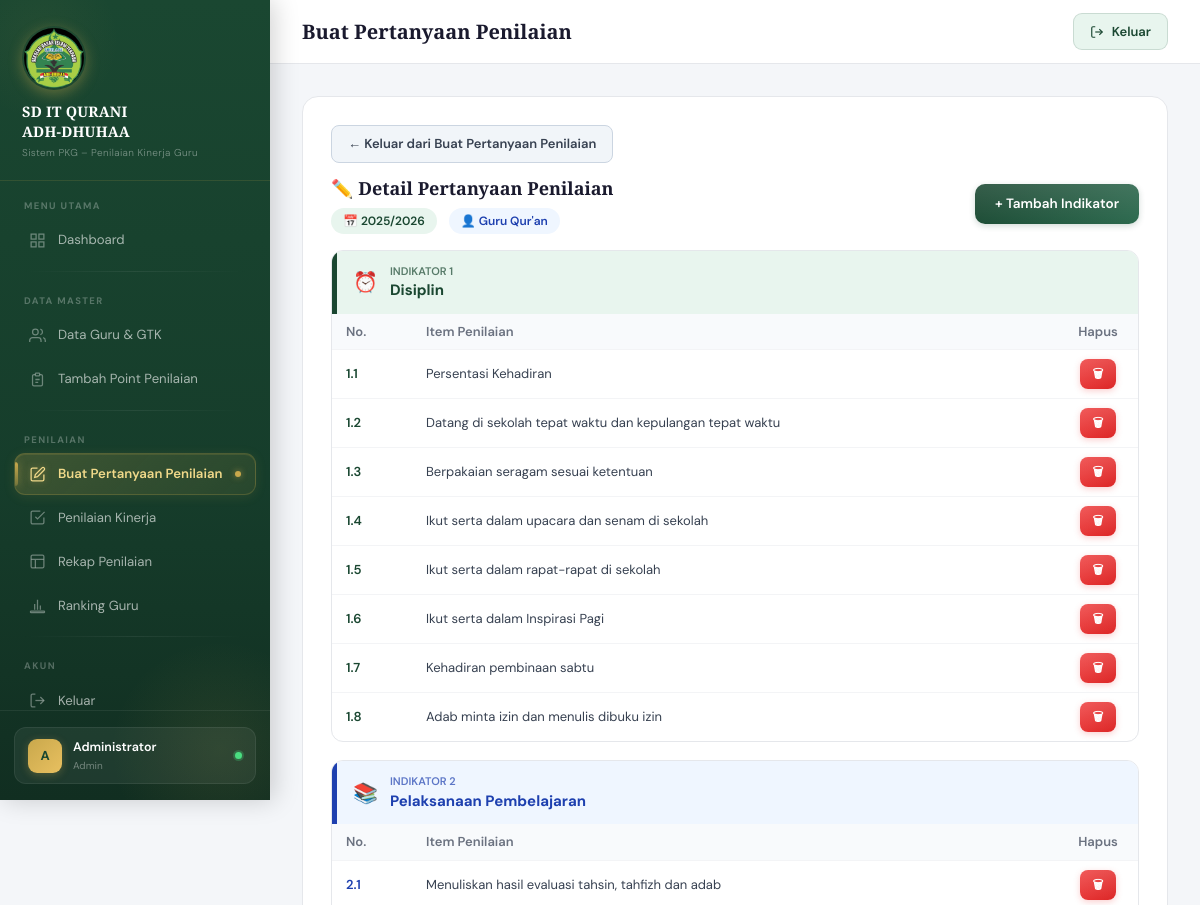
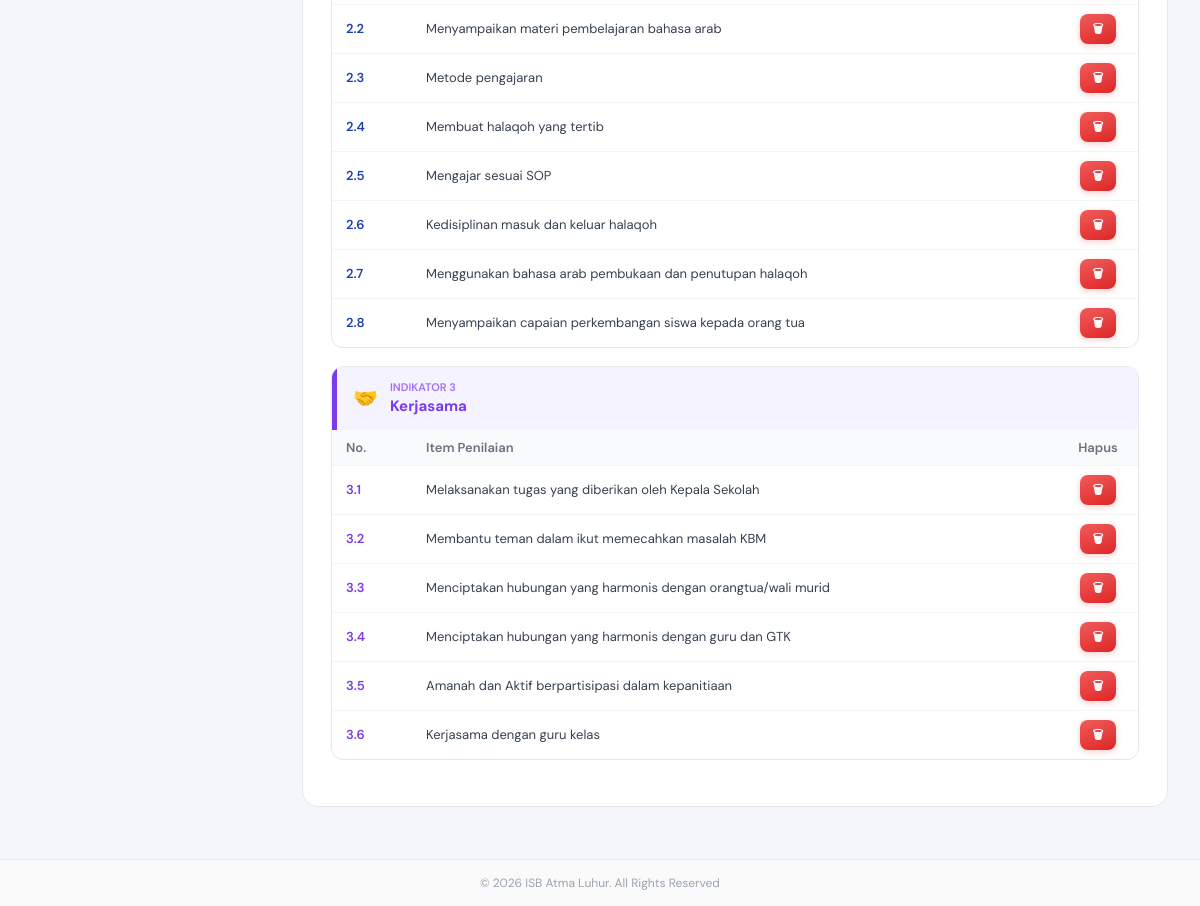
Page /custom_penilaian.php?action=edit&id=18 (signed in) on the committed database (2 pictures, top to bottom).
### tables this page shows
CREATE TABLE `komponen` (
  `id_komponen` int NOT NULL,
  `ta_komponen` varchar(255) NOT NULL COMMENT 'Nama/deskripsi komponen',
  `type_guru` varchar(20) NOT NULL COMMENT 'FK ke tipe_guru.kode'
);

CREATE TABLE `isi` (
  `id_komponen` int NOT NULL COMMENT 'FK ke komponen.id_komponen',
  `nama_indikator` varchar(100) NOT NULL COMMENT 'Nama indikator dalam custom penilaian',
  `urutan_isi` int DEFAULT '0' COMMENT 'Urutan indikator dalam komponen',
  `id_item` int NOT NULL COMMENT 'FK ke item.id_item',
  `nomor_item` varchar(10) NOT NULL COMMENT 'cth: 1.1, 1.2, 2.1'
);

CREATE TABLE `item` (
  `id_item` int NOT NULL,
  `nama_item` varchar(255) NOT NULL,
  `created_at` timestamp NULL DEFAULT CURRENT_TIMESTAMP
);

### includes/config.php (called while the page is built, shortened)
<?php
function getTipeGuru(PDO $pdo): array
{
    if (!isset($GLOBALS['_cache_tipe_guru'])) {
        try {
            $rows = $pdo->query("SELECT kode, label FROM tipe_guru ORDER BY urutan")->fetchAll();
            $result = [];
            foreach ($rows as $row) {
                $result[$row['kode']] = $row['label'];
            }
        } catch (Exception $e) {
            $GLOBALS['_cache_tipe_guru'] = [
                'guru_quran' => "Guru Qur'an",
                'guru_kelas' => 'Guru Kelas',
                'mapel'      => 'Guru Mapel',
                'gtk'        => 'GTK/Staff',
            ];
        }
    }
    return $GLOBALS['_cache_tipe_guru'];
}

### custom_penilaian.php (the view, shortened to what this page needs)
<?php
require_once 'includes/config.php';
$action = $_GET['action'] ?? '';
$id     = (int)($_GET['id'] ?? 0);
$tipeLabels   = getTipeGuru($pdo);
$editKomponen   = null;
$isiList        = [];
if ($action === 'edit' && $id) {
    $stmt = $pdo->prepare("SELECT * FROM komponen WHERE id_komponen = ?");
    $stmt->execute([$id]);
    $editKomponen = $stmt->fetch();
    if ($editKomponen) {
        $stmt2 = $pdo->prepare("
            SELECT s.*, m.nama_item
            FROM isi s
            JOIN item m ON s.id_item = m.id_item
            WHERE s.id_komponen = ?
            ORDER BY s.urutan_isi, s.nomor_item
        ");
        $stmt2->execute([$id]);
        $rawIsi = $stmt2->fetchAll();
        foreach ($rawIsi as $row) {
            $isiList[$row['nama_indikator']][] = $row;
        }
    }
}
require_once 'includes/header.php';
?>
<?php if ($action === 'edit' && $editKomponen): ?>
    <div class="data-table-card" style="margin-bottom:20px;">
        <div style="display:flex;align-items:center;gap:14px;margin-bottom:12px;">
            <a href="custom_penilaian.php"
                style="display:inline-flex;align-items:center;gap:8px;background:#f1f5f9;color:#374151;text-decoration:none;font-size:13px;font-weight:600;padding:8px 16px;border-radius:8px;border:1.5px solid #cbd5e1;transition:all .2s;"
                onmouseover="this.style.background='#e2e8f0';this.style.borderColor='#94a3b8';this.style.color='#111827';"
                onmouseout="this.style.background='#f1f5f9';this.style.borderColor='#cbd5e1';this.style.color='#374151';">
                ← Keluar dari Buat Pertanyaan Penilaian
            </a>
        </div>
        <div class="card-header-custom mb-3">
            <div>
                <div class="card-title-custom">✏️ Detail Pertanyaan Penilaian</div>
                <div style="margin-top:6px;display:flex;gap:12px;flex-wrap:wrap;">
                    <span style="background:#e8f5ee;color:#1a4731;padding:4px 12px;border-radius:20px;font-size:12px;font-weight:600;">
                        📅 <?= htmlspecialchars($editKomponen['ta_komponen']) ?>
                    </span>
                    <span style="background:#eff6ff;color:#1e40af;padding:4px 12px;border-radius:20px;font-size:12px;font-weight:600;">
                        👤 <?= htmlspecialchars($tipeLabels[$editKomponen['type_guru']] ?? $editKomponen['type_guru']) ?>
                    </span>
                </div>
            </div>
            <button type="button" onclick="openModalIndikator()" class="btn-primary-custom">
                + Tambah Indikator
            </button>
        </div>
        <?php
        $katIcons = [
            'Disiplin'                 => ['⏰', '#1a4731', '#e8f5ee'],
            'Pelaksanaan Pembelajaran' => ['📚', '#1e40af', '#eff6ff'],
            'Kerjasama'                => ['🤝', '#7c3aed', '#f5f3ff'],
        ];
        ?>
        <?php if (empty($isiList)): ?>
            <div style="text-align:center;padding:40px;color:#9ca3af;">
                <div style="font-size:36px;margin-bottom:12px;">📂</div>
                <p>Belum ada indikator. Tambahkan indikator dan pilih item penilaiannya.</p>
                <button type="button" onclick="openModalIndikator()" class="btn-primary-custom" style="margin-top:10px;">
                    + Tambah Indikator Pertama
                </button>
            </div>
        <?php else: ?>
            <?php
            $indIdx = 1;
            foreach ($isiList as $namaInd => $items):
                $ic = $katIcons[$namaInd] ?? ['📌', '#374151', '#f9fafb'];
            ?>
                <div style="border:1.5px solid #e5e7eb;border-radius:12px;overflow:hidden;margin-bottom:18px;">
                    <div style="background:<?= $ic[2] ?>;border-left:5px solid <?= $ic[1] ?>;padding:12px 16px;display:flex;align-items:center;gap:12px;">
                        <span style="font-size:20px;"><?= $ic[0] ?></span>
                        <div style="flex:1;">
                            <div style="font-size:11px;color:<?= $ic[1] ?>;font-weight:600;text-transform:uppercase;opacity:.7;">Indikator <?= $indIdx++ ?></div>
                            <div style="font-size:15px;font-weight:700;color:<?= $ic[1] ?>"><?= htmlspecialchars($namaInd) ?></div>
                        </div>
                    </div>
                    <table style="width:100%;border-collapse:collapse;font-size:13px;">
                        <thead>
                            <tr style="background:#f8fafc;">
                                <th style="padding:8px 14px;text-align:left;color:#6b7280;font-weight:600;width:80px;">No.</th>
                                <th style="padding:8px 14px;text-align:left;color:#6b7280;font-weight:600;">Item Penilaian</th>
                                <th style="padding:8px 14px;text-align:center;color:#6b7280;font-weight:600;width:80px;">Hapus</th>
                            </tr>
                        </thead>
                        <tbody>
                            <?php foreach ($items as $it): ?>
                                <tr style="border-top:1px solid #f3f4f6;">
                                    <td style="padding:9px 14px;font-weight:600;color:<?= $ic[1] ?>;"><?= htmlspecialchars($it['nomor_item']) ?></td>
                                    <td style="padding:9px 14px;color:#374151;word-break:break-word;overflow-wrap:anywhere;white-space:normal;"><?= htmlspecialchars($it['nama_item']) ?></td>
                                    <td style="padding:9px 14px;text-align:center;">
                                        <button onclick="hapusIsi(<?= (int)$it['id_item'] ?>, <?= $id ?>, '<?= htmlspecialchars(addslashes($it['nama_indikator']), ENT_QUOTES) ?>')"
                                            class="btn-primary-custom btn-sm-custom btn-delete">🗑</button>
                                    </td>
                                </tr>
                            <?php endforeach; ?>
                        </tbody>
                    </table>
                </div>
            <?php endforeach; ?>
        <?php endif; ?>
    </div>
<?php endif; ?>
<?php require_once 'includes/footer.php'; ?>

### includes/header.php (style rules this page uses)
:root { --hijau: #1a4731; --hijau-muda: #2d6a4f; --hijau-pale: #e8f5ee; --emas: #c9a84c; --emas-muda: #f0d98a; --krem: #faf7f2; --sidebar-w: 270px; --teks: #1a1a2e; --abu: #6b7280; --border: #e5e7eb; }
* { margin: 0; padding: 0; box-sizing: border-box; }
body { font-family: 'DM Sans', sans-serif; background: #f4f6f9; color: var(--teks); }
.data-table-card { background: #fff; border-radius: 16px; padding: 28px; border: 1px solid var(--border); }
.card-header-custom { display: flex; align-items: center; justify-content: space-between; margin-bottom: 24px; }
.card-title-custom { font-family: 'Playfair Display', serif; font-size: 18px; font-weight: 600; color: var(--teks); }
.btn-primary-custom { display: inline-flex; align-items: center; gap: 8px; padding: 10px 20px; background: linear-gradient(135deg, var(--hijau), var(--hijau-muda)); color: #fff; border: none; border-radius: 10px; font-size: 13.5px; font-weight: 500; cursor: pointer; text-decoration: none; transition: all 0.2s; }
.btn-sm-custom { padding: 6px 14px; font-size: 12px; }
.btn-delete { background: linear-gradient(135deg, #ef4444, #dc2626); }
.btn-primary-custom { display: inline-flex; align-items: center; gap: 7px; padding: 10px 20px; background: linear-gradient(135deg, var(--hijau) 0%, var(--hijau-muda) 100%); color: #fff !important; border: none; border-radius: 10px; font-size: 13.5px; font-weight: 600; cursor: pointer; text-decoration: none; transition: all .2s cubic-bezier(.4,0,.2,1); box-shadow: 0 2px 6px rgba(26,71,49,.2); position: relative; overflow: hidden; }
.btn-primary-custom::after { content:''; position:absolute; inset:0; background:linear-gradient(180deg,rgba(255,255,255,.12) 0%,transparent 100%); pointer-events:none; }
.btn-sm-custom { padding: 6px 13px !important; font-size: 12px !important; border-radius: 8px !important; gap: 5px !important; }
.btn-delete { background: linear-gradient(135deg, #ef4444, #dc2626) !important; box-shadow: 0 2px 6px rgba(239,68,68,.25) !important; }

### rows in the picture
komponen: ta_komponen "2025/2026", type_guru "Guru Qur'an"
isi: nomor_item "1.1", id_item.nama_item "Persentasi Kehadiran"
isi: nomor_item "1.2", id_item.nama_item "Datang di sekolah tepat waktu dan kepulangan tepat waktu"
isi: nomor_item "1.3", id_item.nama_item "Berpakaian seragam sesuai ketentuan"
isi: nomor_item "1.4", id_item.nama_item "Ikut serta dalam upacara dan senam di sekolah"
isi: nomor_item "1.5", id_item.nama_item "Ikut serta dalam rapat-rapat di sekolah"
isi: nomor_item "1.6", id_item.nama_item "Ikut serta dalam Inspirasi Pagi"
isi: nomor_item "1.7", id_item.nama_item "Kehadiran pembinaan sabtu"
isi: nomor_item "1.8", id_item.nama_item "Adab minta izin dan menulis dibuku izin"
isi: nomor_item "2.1", id_item.nama_item "Menuliskan hasil evaluasi tahsin, tahfizh dan adab"
isi: nomor_item "2.2", id_item.nama_item "Menyampaikan materi pembelajaran bahasa arab"
isi: nomor_item "2.3", id_item.nama_item "Metode pengajaran"
isi: nomor_item "2.4", id_item.nama_item "Membuat halaqoh yang tertib"
isi: nomor_item "2.5", id_item.nama_item "Mengajar sesuai SOP"
isi: nomor_item "2.6", id_item.nama_item "Kedisiplinan masuk dan keluar halaqoh"
isi: nomor_item "2.7", id_item.nama_item "Menggunakan bahasa arab pembukaan dan penutupan halaqoh"
isi: nomor_item "2.8", id_item.nama_item "Menyampaikan capaian perkembangan siswa kepada orang tua"
isi: nomor_item "3.1", id_item.nama_item "Melaksanakan tugas yang diberikan oleh Kepala Sekolah"
isi: nomor_item "3.2", id_item.nama_item "Membantu teman dalam ikut memecahkan masalah KBM"
isi: nomor_item "3.3", id_item.nama_item "Menciptakan hubungan yang harmonis dengan orangtua/wali murid"
isi: nomor_item "3.4", id_item.nama_item "Menciptakan hubungan yang harmonis dengan guru dan GTK"
isi: nomor_item "3.5", id_item.nama_item "Amanah dan Aktif berpartisipasi dalam kepanitiaan"
isi: nomor_item "3.6", id_item.nama_item "Kerjasama dengan guru kelas"

### other values in the picture
substr($user['nama_lengkap'], 0, 1) "A"
$user['nama_lengkap'] "Administrator"
str_replace('_', ' ', $user['role']) "Admin"
$pageTitle "Buat Pertanyaan Penilaian"
$ic[0] "⏰"
$namaInd "Disiplin"
$ic[0] "📚"
$namaInd "Pelaksanaan Pembelajaran"
$ic[0] "🤝"
$namaInd "Kerjasama"
